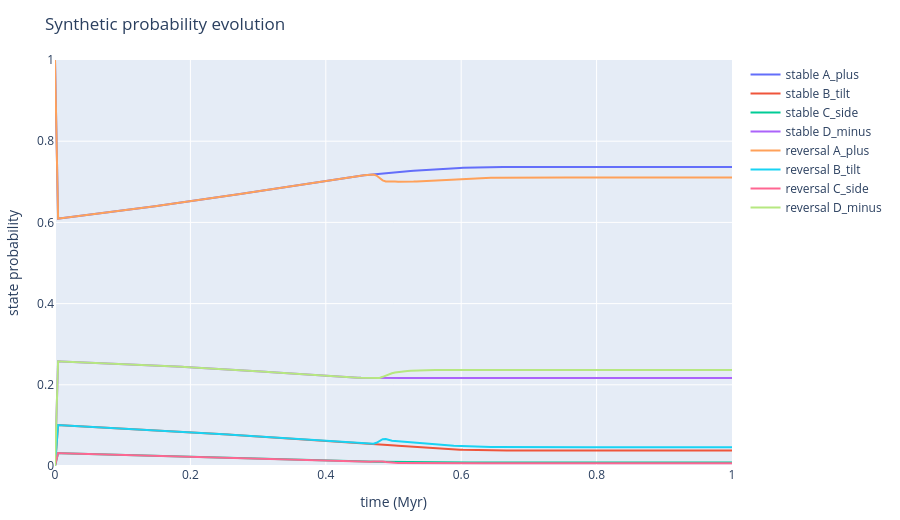

Notebook code cell kept with this figure:
### Markdown cell above
## Lightweight Probability Evolution

This is a compact demonstration of the same concept used in the reversal-paleointensity notebooks: build a Markov generator from barriers at each time step, propagate occupancy, and compare stable-field versus reversal-field final alignment.

### Code cell
function generator_from_barriers(barriers, T_K)
    n = size(barriers, 1)
    Q = zeros(n, n)
    for from in 1:n, to in 1:n
        from == to && continue
        if isfinite(barriers[from, to])
            rate = inv(τ0) * exp(-barriers[from, to] / (kB * T_K))
            Q[to, from] = rate
            Q[from, from] -= rate
        end
    end
    Q
end

function evolve(field_function)
    rho = zeros(length(ids)); rho[index[:A_plus]] = 1.0
    traces = [(t=0.0, rho=copy(rho))]
    for (t0, t1) in zip(times_yr[1:end-1], times_yr[2:end])
        tm = 0.5 * (t0 + t1)
        T_K = temperature_C(tm) + 273.15
        Q = generator_from_barriers(field_adjusted_barriers(landscape, field_function(tm)), T_K)
        rho = exp(Q * years_to_seconds(t1 - t0)) * rho
        rho = max.(rho, 0); rho ./= sum(rho)
        push!(traces, (t=t1, rho=copy(rho)))
    end
    traces
end

stable_trace = evolve(stable_field)
reversal_trace = evolve(reversal_field)

function plot_occupancy(stable_trace, reversal_trace)
    traces = PlotlyJS.AbstractTrace[]
    for (case, tr) in [("stable", stable_trace), ("reversal", reversal_trace)]
        for (i, id) in pairs(ids)
            push!(traces, scatter(x=[r.t / 1e6 for r in tr], y=[r.rho[i] for r in tr], mode="lines", name="$case $id"))
        end
    end
    show_plotly(Plot(traces, Layout(title="Synthetic probability evolution", xaxis=attr(title="time (Myr)"), yaxis=attr(title="state probability", range=[0, 1]), width=900, height=520)))
end

plot_occupancy(stable_trace, reversal_trace)

### Figure 1 — Plotly figure (JSON) as saved in the notebook; plotly's stock layout.template omitted (floating-point values rounded to 4 significant figures; data arrays with more than 128 entries replaced by an {"elided": "..."} marker saying what was removed)
{"data": [{"mode": "lines", "name": "stable A_plus", "type": "scatter", "x": {"elided": "220 float values"}, "y": {"elided": "220 float values"}}, {"mode": "lines", "name": "stable B_tilt", "type": "scatter", "x": {"elided": "220 float values"}, "y": {"elided": "220 float values"}}, {"mode": "lines", "name": "stable C_side", "type": "scatter", "x": {"elided": "220 float values"}, "y": {"elided": "220 float values"}}, {"mode": "lines", "name": "stable D_minus", "type": "scatter", "x": {"elided": "220 float values"}, "y": {"elided": "220 float values"}}, {"mode": "lines", "name": "reversal A_plus", "type": "scatter", "x": {"elided": "220 float values"}, "y": {"elided": "220 float values"}}, {"mode": "lines", "name": "reversal B_tilt", "type": "scatter", "x": {"elided": "220 float values"}, "y": {"elided": "220 float values"}}, {"mode": "lines", "name": "reversal C_side", "type": "scatter", "x": {"elided": "220 float values"}, "y": {"elided": "220 float values"}}, {"mode": "lines", "name": "reversal D_minus", "type": "scatter", "x": {"elided": "220 float values"}, "y": {"elided": "220 float values"}}], "layout": {"height": 520, "margin": {"b": 50, "l": 50, "r": 50, "t": 60}, "title": "Synthetic probability evolution", "width": 900, "xaxis": {"title": "time (Myr)"}, "yaxis": {"range": [0, 1], "title": "state probability"}}}
